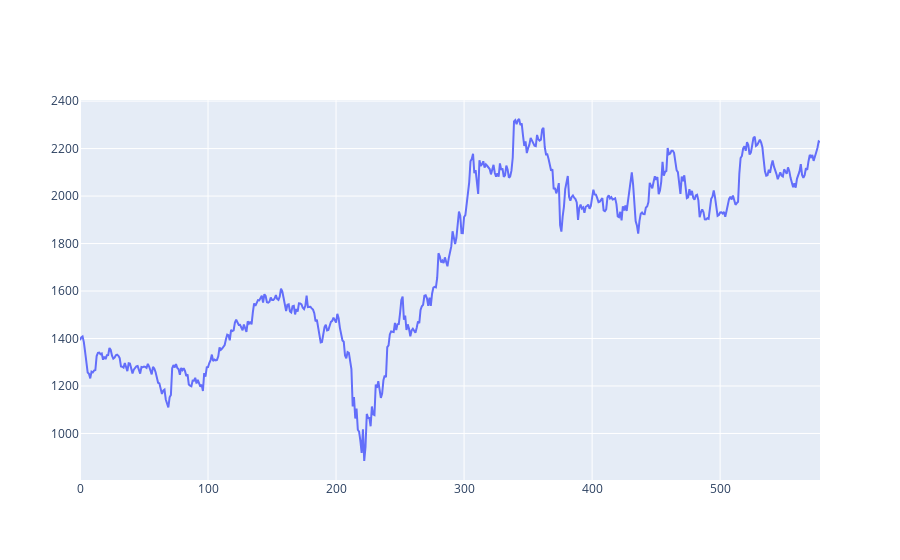

The code cell stored with this chart in its notebook:
### Code cell
fig = go.Figure()
fig.add_trace(go.Scatter(x=data.index, y=data['Close'][-len(test_set):], mode='lines', name='closing price'))

### Figure 1 — Plotly figure (JSON) as saved in the notebook; plotly's stock layout.template omitted (floating-point values rounded to 4 significant figures; data arrays with more than 128 entries replaced by an {"elided": "..."} marker saying what was removed)
{"data": [{"mode": "lines", "name": "closing price", "type": "scatter", "x": {"elided": "2895 int values"}, "y": {"elided": "579 float values"}}], "layout": {}}
